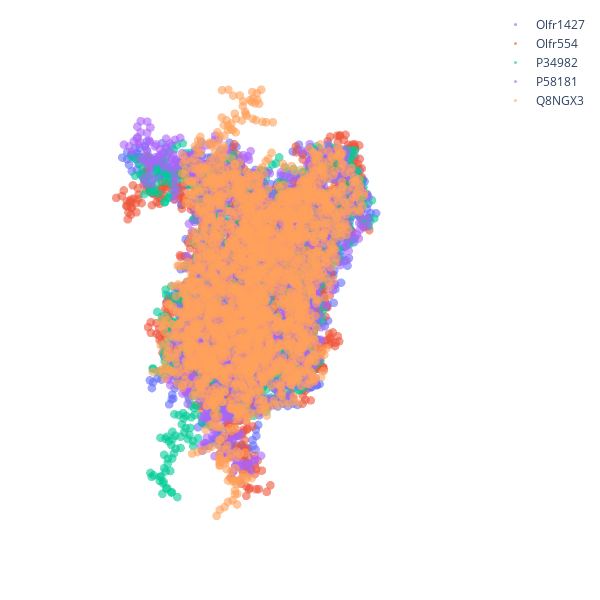

Write notebook code for a chart like this one.
### Code cell
rmsd.df_plot_all(data_df[data_df.models.isin(data_df['models'].unique()[:5])])

### Figure 1 — Plotly figure (JSON) as saved in the notebook; plotly's stock layout.template omitted (floating-point values rounded to 4 significant figures; data arrays with more than 128 entries replaced by an {"elided": "..."} marker saying what was removed)
{"data": [{"marker": {"opacity": 0.6, "size": 3}, "mode": "markers", "name": "Olfr1427", "type": "scatter3d", "x": {"elided": "2480 float values"}, "y": {"elided": "2480 float values"}, "z": {"elided": "2480 float values"}}, {"marker": {"opacity": 0.6, "size": 3}, "mode": "markers", "name": "Olfr554", "type": "scatter3d", "x": {"elided": "2457 float values"}, "y": {"elided": "2457 float values"}, "z": {"elided": "2457 float values"}}, {"marker": {"opacity": 0.6, "size": 3}, "mode": "markers", "name": "P34982", "type": "scatter3d", "x": {"elided": "2471 float values"}, "y": {"elided": "2471 float values"}, "z": {"elided": "2471 float values"}}, {"marker": {"opacity": 0.6, "size": 3}, "mode": "markers", "name": "P58181", "type": "scatter3d", "x": {"elided": "2499 float values"}, "y": {"elided": "2499 float values"}, "z": {"elided": "2499 float values"}}, {"marker": {"opacity": 0.6, "size": 3}, "mode": "markers", "name": "Q8NGX3", "type": "scatter3d", "x": {"elided": "2460 float values"}, "y": {"elided": "2460 float values"}, "z": {"elided": "2460 float values"}}], "layout": {"height": 600, "margin": {"b": 10, "l": 10, "r": 10, "t": 10}, "scene": {"xaxis": {"showbackground": false, "visible": false}, "yaxis": {"showbackground": false, "visible": false}, "zaxis": {"showbackground": false, "visible": false}}, "width": 600}}
